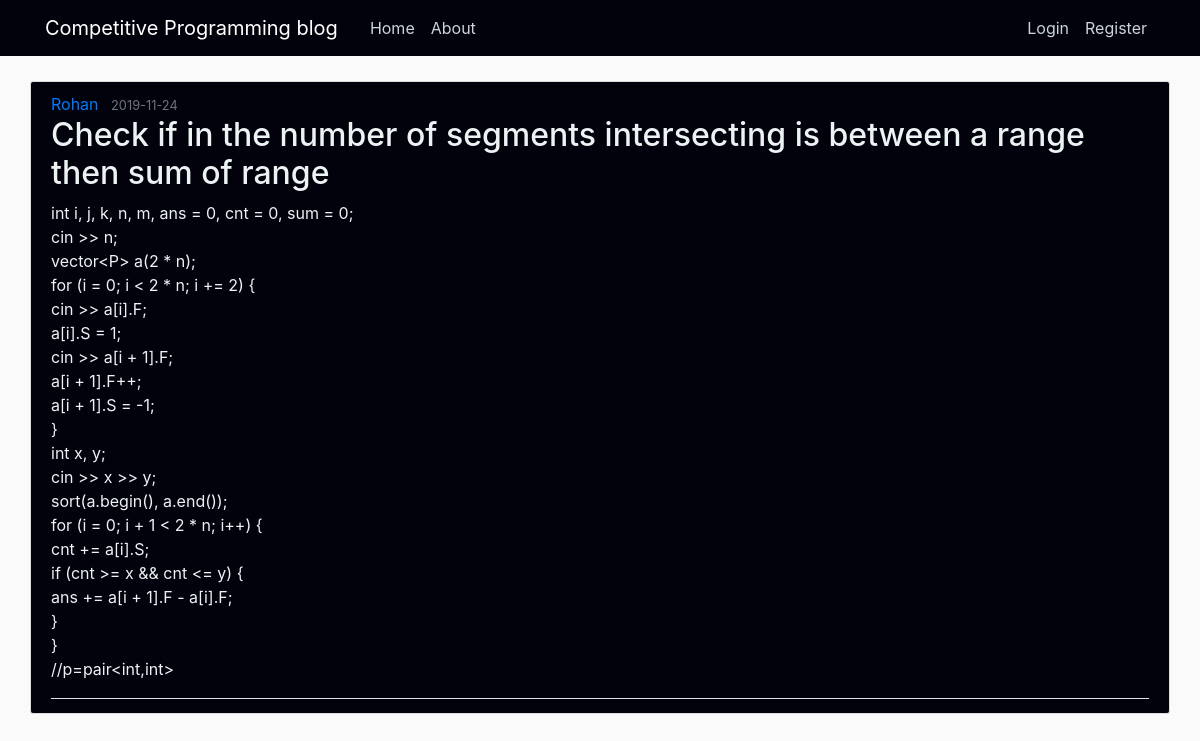
The app's page /post/16 with its own data.
### flaskblog/models.py (models this page shows, shortened)
class User(db.Model, UserMixin):
    id = db.Column(db.Integer, primary_key=True)
    username = db.Column(db.String(20), unique=True, nullable=False)
    email = db.Column(db.String(120), unique=True, nullable=False)
    image_file = db.Column(db.String(20), nullable=False, default='default.jpg')
    password = db.Column(db.String(60), nullable=False)
    posts = db.relationship('Post', backref='author', lazy=True)
    intro = db.relationship('Intro', backref='author', lazy=True)

class Post(db.Model):
    id = db.Column(db.Integer, primary_key=True)
    title = db.Column(db.String(100), nullable=False)
    date_posted = db.Column(db.DateTime, nullable=False, default=datetime.utcnow)
    content = db.Column(db.Text, nullable=False)
    user_id = db.Column(db.Integer, db.ForeignKey('user.id'), nullable=False)

### flaskblog/routes.py (the view)
@app.route("/post/<int:post_id>")
def post(post_id):
    post = Post.query.get_or_404(post_id)
    return render_template('post.html', title=post.title, post=post)

### flaskblog/templates/post.html (shortened to what this page needs)
{% extends "layout.html" %}
{% block content %}
</div>
  <article class="media content-section c">
    <div class="media-body">
      <div class="article-metadata">
        <a class="mr-2" href="#">{{ post.author.username }}</a>
        <small class="text-muted">{{ post.date_posted.strftime('%Y-%m-%d') }}</small>
           <h2 class="article-title" style="color:rgb(235, 243, 243)">{{ post.title }}</h2>
      <p class="article-content" style="color:rgb(235, 243, 243)">{{ post.content }}</p>
    </div>
  </article>
{% endblock content %}

### flaskblog/static/main.css (style rules this page uses)
body { background: #fafafa; color: #333333; margin-top: 5rem; }
h1, h2, h3, h4, h5, h6 { color: #444444; }
.content-section { background: #ffffff; padding: 10px 20px; border: 1px solid #dddddd; border-radius: 3px; margin-bottom: 20px; }
.article-title { color: #444444; }
.article-content { white-space: pre-line; }
.article-metadata { padding-bottom: 1px; margin-bottom: 4px; border-bottom: 1px solid #e3e3e3 }

### flaskblog/templates/layout.html (style rules this page uses)
body { background-image:url("../static/z.jpg"); background-size: cover; background-repeat: no-repeat; width: 100%; }
.c { background: rgb(2, 2, 12); }

### records on screen
User: author.username "Rohan"
Post: date_posted "2019-11-24", title "Check if in the number of segments intersecting is between a range then sum of range", content "int i, j, k, n, m, ans = 0, cnt = 0, sum = 0; cin >> n; vector<P> a(2 * n); for (i = 0; i < 2 * n; i += 2) { cin >> a[i].F; a[i].S = 1; cin >> a[i + 1].F; a[i + 1].F++; a[i + 1].S = -1; } int x, y; cin >> x >> y; sort(a.begin(), a.end()); for (i = 0; i + 1 < 2 * n; i++) { cnt += a[i].S; if (cnt >= x && cnt <= y) { ans += a[i + 1].F - a[i].F; } } //p=pair<int,int>"
